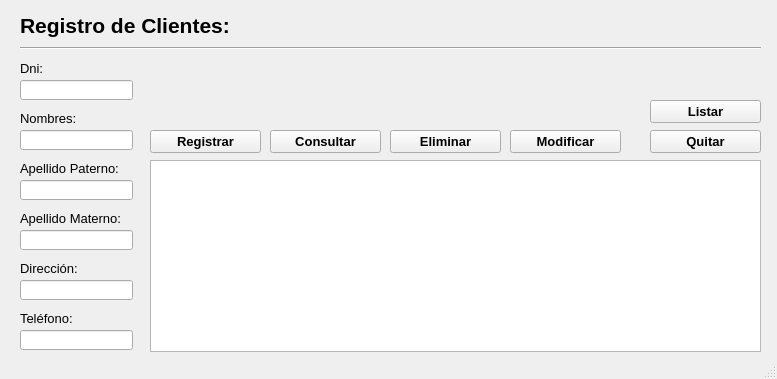
<?xml version="1.0" encoding="UTF-8"?>
<ui version="4.0">
 <class>MainWindow</class>
 <widget class="QMainWindow" name="MainWindow">
  <property name="geometry">
   <rect>
    <x>0</x>
    <y>0</y>
    <width>777</width>
    <height>379</height>
   </rect>
  </property>
  <property name="windowTitle">
   <string>MainWindow</string>
  </property>
  <widget class="QWidget" name="centralwidget">
   <widget class="QLabel" name="label">
    <property name="geometry">
     <rect>
      <x>20</x>
      <y>60</y>
      <width>23</width>
      <height>16</height>
     </rect>
    </property>
    <property name="font">
     <font>
      <pointsize>10</pointsize>
     </font>
    </property>
    <property name="text">
     <string>Dni:</string>
    </property>
   </widget>
   <widget class="QLabel" name="label_2">
    <property name="geometry">
     <rect>
      <x>20</x>
      <y>110</y>
      <width>56</width>
      <height>16</height>
     </rect>
    </property>
    <property name="font">
     <font>
      <pointsize>10</pointsize>
     </font>
    </property>
    <property name="text">
     <string>Nombres:</string>
    </property>
   </widget>
   <widget class="QLabel" name="label_3">
    <property name="geometry">
     <rect>
      <x>20</x>
      <y>160</y>
      <width>98</width>
      <height>16</height>
     </rect>
    </property>
    <property name="font">
     <font>
      <pointsize>10</pointsize>
     </font>
    </property>
    <property name="text">
     <string>Apellido Paterno:</string>
    </property>
   </widget>
   <widget class="QLabel" name="label_4">
    <property name="geometry">
     <rect>
      <x>20</x>
      <y>210</y>
      <width>101</width>
      <height>16</height>
     </rect>
    </property>
    <property name="font">
     <font>
      <pointsize>10</pointsize>
     </font>
    </property>
    <property name="text">
     <string>Apellido Materno:</string>
    </property>
   </widget>
   <widget class="QLabel" name="label_5">
    <property name="geometry">
     <rect>
      <x>20</x>
      <y>260</y>
      <width>57</width>
      <height>16</height>
     </rect>
    </property>
    <property name="font">
     <font>
      <pointsize>10</pointsize>
     </font>
    </property>
    <property name="text">
     <string>Dirección:</string>
    </property>
   </widget>
   <widget class="QLabel" name="label_6">
    <property name="geometry">
     <rect>
      <x>20</x>
      <y>310</y>
      <width>55</width>
      <height>16</height>
     </rect>
    </property>
    <property name="font">
     <font>
      <pointsize>10</pointsize>
     </font>
    </property>
    <property name="text">
     <string>Teléfono:</string>
    </property>
   </widget>
   <widget class="QLineEdit" name="txtDni">
    <property name="geometry">
     <rect>
      <x>20</x>
      <y>80</y>
      <width>113</width>
      <height>20</height>
     </rect>
    </property>
   </widget>
   <widget class="QLineEdit" name="txtNombres">
    <property name="geometry">
     <rect>
      <x>20</x>
      <y>130</y>
      <width>113</width>
      <height>20</height>
     </rect>
    </property>
   </widget>
   <widget class="QLineEdit" name="txtApellidoPaterno">
    <property name="geometry">
     <rect>
      <x>20</x>
      <y>180</y>
      <width>113</width>
      <height>20</height>
     </rect>
    </property>
   </widget>
   <widget class="QLineEdit" name="txtApellidoMaterno">
    <property name="geometry">
     <rect>
      <x>20</x>
      <y>230</y>
      <width>113</width>
      <height>20</height>
     </rect>
    </property>
   </widget>
   <widget class="QLineEdit" name="txtDireccion">
    <property name="geometry">
     <rect>
      <x>20</x>
      <y>280</y>
      <width>113</width>
      <height>20</height>
     </rect>
    </property>
   </widget>
   <widget class="QLineEdit" name="txtTelefono">
    <property name="geometry">
     <rect>
      <x>20</x>
      <y>330</y>
      <width>113</width>
      <height>20</height>
     </rect>
    </property>
   </widget>
   <widget class="QPushButton" name="btnRegistrar">
    <property name="geometry">
     <rect>
      <x>150</x>
      <y>130</y>
      <width>111</width>
      <height>23</height>
     </rect>
    </property>
    <property name="font">
     <font>
      <pointsize>10</pointsize>
      <weight>75</weight>
      <bold>true</bold>
     </font>
    </property>
    <property name="text">
     <string>Registrar</string>
    </property>
   </widget>
   <widget class="QPushButton" name="btnConsultar">
    <property name="geometry">
     <rect>
      <x>270</x>
      <y>130</y>
      <width>111</width>
      <height>23</height>
     </rect>
    </property>
    <property name="font">
     <font>
      <pointsize>10</pointsize>
      <weight>75</weight>
      <bold>true</bold>
     </font>
    </property>
    <property name="text">
     <string>Consultar</string>
    </property>
   </widget>
   <widget class="QPushButton" name="btnListar">
    <property name="geometry">
     <rect>
      <x>650</x>
      <y>100</y>
      <width>111</width>
      <height>23</height>
     </rect>
    </property>
    <property name="font">
     <font>
      <pointsize>10</pointsize>
      <weight>75</weight>
      <bold>true</bold>
     </font>
    </property>
    <property name="text">
     <string>Listar</string>
    </property>
   </widget>
   <widget class="QPushButton" name="btnEliminar">
    <property name="geometry">
     <rect>
      <x>390</x>
      <y>130</y>
      <width>111</width>
      <height>23</height>
     </rect>
    </property>
    <property name="font">
     <font>
      <pointsize>10</pointsize>
      <weight>75</weight>
      <bold>true</bold>
     </font>
    </property>
    <property name="text">
     <string>Eliminar</string>
    </property>
   </widget>
   <widget class="QPushButton" name="btnModificar">
    <property name="geometry">
     <rect>
      <x>510</x>
      <y>130</y>
      <width>111</width>
      <height>23</height>
     </rect>
    </property>
    <property name="font">
     <font>
      <pointsize>10</pointsize>
      <weight>75</weight>
      <bold>true</bold>
     </font>
    </property>
    <property name="text">
     <string>Modificar</string>
    </property>
   </widget>
   <widget class="QPushButton" name="btnQuitar">
    <property name="geometry">
     <rect>
      <x>650</x>
      <y>130</y>
      <width>111</width>
      <height>23</height>
     </rect>
    </property>
    <property name="font">
     <font>
      <pointsize>10</pointsize>
      <weight>75</weight>
      <bold>true</bold>
     </font>
    </property>
    <property name="text">
     <string>Quitar</string>
    </property>
   </widget>
   <widget class="QTableWidget" name="tblClientes">
    <property name="geometry">
     <rect>
      <x>150</x>
      <y>160</y>
      <width>611</width>
      <height>192</height>
     </rect>
    </property>
   </widget>
   <widget class="QLabel" name="label_7">
    <property name="geometry">
     <rect>
      <x>20</x>
      <y>10</y>
      <width>231</width>
      <height>31</height>
     </rect>
    </property>
    <property name="font">
     <font>
      <pointsize>16</pointsize>
      <weight>75</weight>
      <bold>true</bold>
     </font>
    </property>
    <property name="text">
     <string>Registro de Clientes:</string>
    </property>
   </widget>
   <widget class="Line" name="line">
    <property name="geometry">
     <rect>
      <x>20</x>
      <y>40</y>
      <width>741</width>
      <height>16</height>
     </rect>
    </property>
    <property name="orientation">
     <enum>Qt::Horizontal</enum>
    </property>
   </widget>
  </widget>
  <widget class="QStatusBar" name="statusbar"/>
 </widget>
 <resources/>
 <connections/>
</ui>
